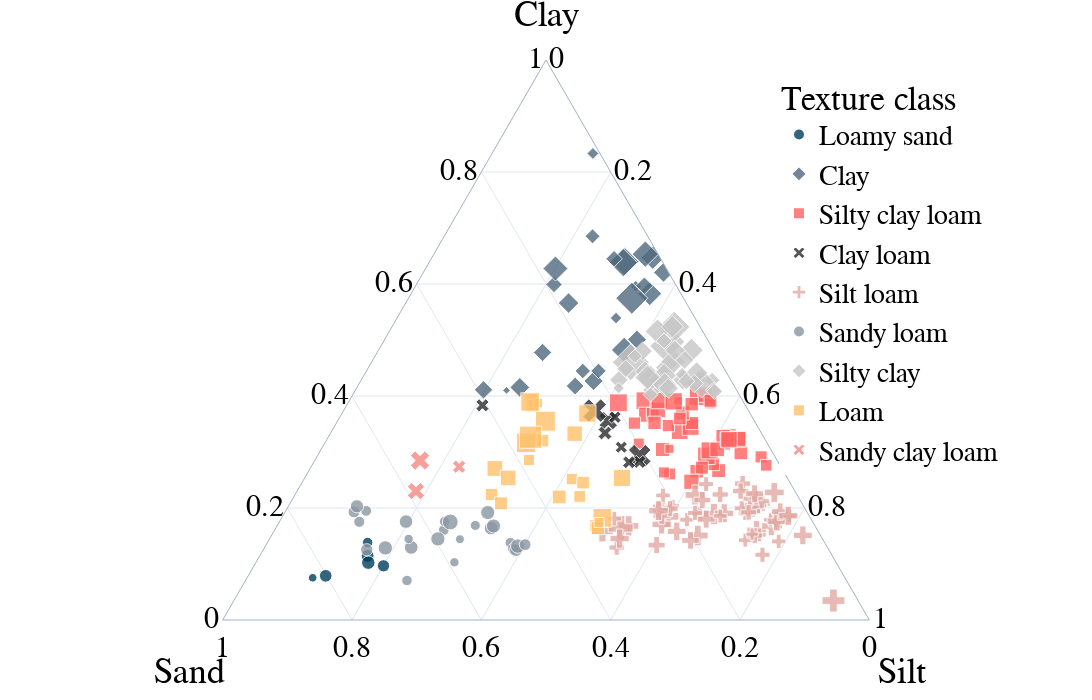

Write notebook code for a chart like this one.
### Code cell
import plotly.express as px

fig = px.scatter_ternary(texture, a="Clay", b="Sand", c="Silt", size="TOC_CHN", 
                         labels={'color' : 'Texture class', 'symbol' : ''},
    color=texture['Texture class'].astype(str),
    symbol=texture['Texture class'].astype(str),
    color_discrete_map={'loamy_sand':color1d, 
                        'clay' : color2d,
                        'silty_clay_loam' : color7d,
                        'clay_loam' : color9dgray,
                        'silt_loam' : color5d,
                        'sandy_loam' : color3d,
                        'silty_clay' : color4d,
                        'loam' : color8dyellow,
                        'sandy_clay_loam' : color6d},
    width=1200, height=700, 
    opacity=0.8,
    # title='Cluster distribution based on texture. Point size is Corg (g/kg).'
    )

fig.update_layout(
    font_family="Times New Roman",
    font_color="black",
    font_size=30,
    title_font_family="Times New Roman",
    title_font_color="black",
    legend_title_font_color="black",
    legend_font_size=28,
    legend_font_family = "Times New Roman",
    legend_title='Texture class',
    legend= {'itemsizing': 'constant'}
)

fig.update_layout(
                                template='plotly_white',
                                # plot_bgcolor='rgba(0, 0, 0, 0)',
                                # paper_bgcolor='rgba(0, 0, 0, 0)',
                            )
fig.update_xaxes(showgrid=True, gridwidth=7, gridcolor='LightGray')
fig.update_yaxes(showgrid=True, gridwidth=1, gridcolor='LightGray')

newnames = {'loamy_sand, loamy_sand': 'Loamy sand',
            'clay, clay': 'Clay',
            'silty_clay_loam, silty_clay_loam': 'Silty clay loam',
            'clay_loam, clay_loam': 'Clay loam',
            'silt_loam, silt_loam': 'Silt loam',
            'sandy_loam, sandy_loam': 'Sandy loam',
            'silty_clay, silty_clay': 'Silty clay',
            'loam, loam': 'Loam',
            'sandy_clay_loam, sandy_clay_loam': 'Sandy clay loam',
            }
fig.for_each_trace(lambda t: t.update(name = newnames[t.name],
                                      legendgroup = newnames[t.name],
                                      hovertemplate = t.hovertemplate.replace(t.name, newnames[t.name])
                                     )
                  )

fig.update_layout(legend=dict(
    yanchor="top",
    y=0.99,
    xanchor="left",
    x=0.75
))

fig.show()
# fig.write_image("technical_note/figures/texture.png")
# plt.savefig(os.path.join(figures_folder, 'texture_triangle_nclusters='+str(n_clusters_soil)+'_linkage='+ linkage+'.pdf'))

### Figure 1 — Plotly figure (JSON) as saved in the notebook; plotly's stock layout.template omitted (floating-point values rounded to 4 significant figures)
{"data": [{"a": [114.4, 102.4, 75.4, 138.4, 97.63, 78.9], "b": [718.6, 723.7, 823.1, 706.6, 709.2, 801.2], "c": [166.9, 174, 101.5, 155, 202.1, 119.9], "hovertemplate": "Texture class=loamy_sand<br>=loamy_sand<br>Clay=%{a}<br>Sand=%{b}<br>Silt=%{c}<br>TOC_CHN=%{marker.size}<extra></extra>", "legendgroup": "Loamy sand", "marker": {"color": "#003f5c", "opacity": 0.8, "size": [13.88, 14.89, 6.02, 8.74, 12.36, 13.06], "sizemode": "area", "sizeref": 0.1642, "symbol": "circle"}, "mode": "markers", "name": "Loamy sand", "showlegend": true, "subplot": "ternary", "type": "scatterternary"}, {"a": [596.1, 410.1, 426.9, 582.6, 640, 482.2, 574.6, 646.9, 599.1, 566, 411, 477.7, 539.2, 833.1, 444.7, 417.8, 620.7, 597, 653.4, 638.3, 415.4, 645, 500.7, 685.2, 444.8, 627.6], "b": [63.1, 356, 213, 48.3, 57.9, 138, 80, 11.4, 188.1, 182.1, 391.2, 266.4, 122.1, 10.9, 220.7, 246, 8, 49.4, 19.7, 61.4, 332.8, 72.2, 109, 85.4, 196.4, 171.6], "c": [340.8, 234, 360.2, 369.1, 302.2, 379.8, 345.4, 341.6, 212.8, 251.9, 197.9, 255.8, 338.7, 156, 334.6, 336.2, 371.4, 353.7, 327, 300.3, 251.8, 282.8, 390.3, 229.4, 358.8, 200.8], "hovertemplate": "Texture class=clay<br>=clay<br>Clay=%{a}<br>Sand=%{b}<br>Silt=%{c}<br>TOC_CHN=%{marker.size}<extra></extra>", "legendgroup": "Clay", "marker": {"color": "#4f697e", "opacity": 0.8, "size": [6.538, 2.96, 17.96, 27.71, 38.52, 31.54, 50.16, 26.64, 13.2, 20.6, 16.49, 16.48, 6.535, 6.882, 11.66, 15.49, 18.85, 14.8, 33.75, 39.09, 19.18, 13.32, 17.58, 11.0, 11.76, 30.5], "sizemode": "area", "sizeref": 0.1642, "symbol": "diamond"}, "mode": "markers", "name": "Clay", "showlegend": true, "subplot": "ternary", "type": "scatterternary"}, {"a": [391.1, 391.5, 400, 328.6, 366.6, 265.8, 368.2, 315, 266.7, 278.3, 337.3, 344.8, 351.7, 401.4, 293.2, 369.7, 314.6, 375.1, 260.8, 387.8, 302.9, 327.3, 272, 246.9, 386.8, 392, 263.5, 304.6, 291.3, 305.8, 347.1, 298.4, 276.1, 351.6, 391.6, 304.7, 385.3, 352.1, 390.4, 323, 323.4, 322.4, 322, 359.9], "b": [99.9, 151.3, 63.8, 52.4, 161.8, 134, 150.8, 199, 99.7, 102.7, 124.7, 103.9, 98.2, 53.2, 105.4, 104.4, 67, 139.6, 178.3, 194.1, 95.6, 62.3, 123, 151.6, 53.1, 128.8, 185.8, 167.4, 21.7, 156.2, 137.2, 49.4, 21.3, 187.6, 50, 83, 82, 156.1, 107.3, 41.7, 40.7, 58.7, 56, 113.1], "c": [509, 457.2, 536.2, 619, 471.5, 600.3, 481.1, 485.9, 633.5, 618.9, 538, 551.2, 550.1, 545.4, 601.4, 526, 618.4, 485.3, 561, 418, 601.5, 610.4, 605, 601.5, 560.1, 479.2, 550.7, 528.1, 687, 538, 515.7, 652.2, 702.6, 460.8, 558.5, 612.4, 532.7, 491.8, 502.3, 635.4, 636, 618.9, 621.9, 527.1], "hovertemplate": "Texture class=silty_clay_loam<br>=silty_clay_loam<br>Clay=%{a}<br>Sand=%{b}<br>Silt=%{c}<br>TOC_CHN=%{marker.size}<extra></extra>", "legendgroup": "Silty clay loam", "marker": {"color": "#ff6361", "opacity": 0.8, "size": [6.083, 25.79, 29.7, 17.14, 18.57, 15.18, 13.46, 9.96, 15.62, 14.0, 22.84, 23.52, 14.02, 16.68, 25.29, 16.48, 12.96, 19.68, 11.64, 26.2, 23.86, 17.35, 14.0, 19.16, 9.6, 22.58, 10.06, 16.48, 12.02, 6.819, 12.36, 15.42, 11.06, 12.26, 13.82, 17.66, 14.79, 14.58, 24.71, 22.26, 18.14, 16.26, 22.2, 13.3], "sizemode": "area", "sizeref": 0.1642, "symbol": "square"}, "mode": "markers", "name": "Silty clay loam", "showlegend": true, "subplot": "ternary", "type": "scatterternary"}, {"a": [293.4, 356.1, 308.6, 383.3, 333.9, 282.3, 281.7, 362.2, 374], "b": [208.3, 225.6, 229.2, 406.6, 241.8, 214.2, 230.7, 212.3, 237.6], "c": [498.2, 418.2, 462.1, 210, 424.3, 503.5, 487.5, 425.6, 388.4], "hovertemplate": "Texture class=clay_loam<br>=clay_loam<br>Clay=%{a}<br>Sand=%{b}<br>Silt=%{c}<br>TOC_CHN=%{marker.size}<extra></extra>", "legendgroup": "Clay loam", "marker": {"color": "#2a2b2d", "opacity": 0.8, "size": [32.86, 21.95, 9.48, 11.34, 12.37, 11.14, 10.68, 10.2, 35.62], "sizemode": "area", "sizeref": 0.1642, "symbol": "x"}, "mode": "markers", "name": "Clay loam", "showlegend": true, "subplot": "ternary", "type": "scatterternary"}, {"a": [148.2, 156.6, 157.9, 196.8, 190.5, 142.6, 152.1, 185, 193.9, 223.3, 203.5, 207.3, 34.7, 150.8, 133.8, 203.3, 243.6, 189, 222.4, 116.5, 140.4, 179.2, 166.8, 200.3, 163.2, 202.1, 169.2, 163.9, 186.6, 212.2, 241.3, 128.1, 202.8, 202.5, 187.8, 185.2, 201.1, 208.7, 156.1, 144.0, 139.5, 216.8, 180.1, 181.1, 179, 199, 199.4, 218.1, 192.3, 177.4, 227.8, 224.2, 230.2, 174.2, 185.7, 185.8, 195.2, 151.2, 176.3, 225.5, 193.6, 186.1, 153.4, 181.1, 191.3], "b": [186.5, 92.19, 331.3, 79.21, 96.8, 120.5, 94, 219.7, 222.8, 157.7, 202.1, 60.7, 38.1, 101.8, 262, 224.3, 74.1, 167.6, 207.8, 107, 70, 192.4, 286.0, 80.38, 300.1, 71.16, 233.4, 65.89, 143.8, 149.6, 130.4, 322.6, 67.9, 68.82, 127.2, 225.6, 75.77, 59.52, 215.5, 310.3, 201.7, 75.9, 162.3, 52.6, 63.1, 208.5, 97.7, 66.2, 90.4, 49.7, 33.1, 118.5, 83.9, 58.3, 30.3, 137.6, 228.3, 27.2, 54.9, 64.7, 41.1, 32.2, 104.6, 303.8, 173.7], "c": [647.6, 728.8, 504.8, 707.9, 712.8, 736.8, 753.9, 595.2, 583.4, 619, 594.4, 732, 927.1, 747.4, 604.1, 572.4, 682.4, 643.5, 569.7, 776.5, 789.6, 628.4, 539.6, 703.6, 529.5, 710.8, 587.5, 746.6, 655.8, 628.5, 623.1, 538.8, 713.4, 712.6, 670.3, 581.2, 707.5, 716.0, 614.3, 535.8, 640.5, 707.3, 657.7, 766.3, 758, 592.5, 702.8, 715.7, 717.3, 773, 739.1, 657.3, 685.9, 767.5, 784, 676.6, 576.5, 821.7, 768.9, 709.9, 765.3, 781.8, 742, 515.2, 635], "hovertemplate": "Texture class=silt_loam<br>=silt_loam<br>Clay=%{a}<br>Sand=%{b}<br>Silt=%{c}<br>TOC_CHN=%{marker.size}<extra></extra>", "legendgroup": "Silt loam", "marker": {"color": "#e1a9a3", "opacity": 0.8, "size": [24.22, 21.32, 26.98, 19.54, 11.66, 10.98, 10.7, 30.04, 23.35, 22.97, 10.48, 12.42, 30.08, 14.48, 16.58, 8.46, 14.94, 14.52, 12.01, 13.08, 11.8, 11.86, 23.72, 19.8, 35.44, 21.71, 21.07, 21.68, 26.0, 16.6, 12.6, 13.52, 19.54, 18.68, 20.71, 17.84, 18.11, 13.56, 19.82, 21.09, 17.58, 13.88, 18.58, 17.86, 11.24, 14.38, 13.08, 11.68, 14.08, 15.24, 22.58, 14.98, 15.16, 11.1, 10.68, 11.02, 21.96, 20.16, 21.7, 18.18, 17.18, 20.86, 8.86, 11.96, 12.88], "sizemode": "area", "sizeref": 0.1642, "symbol": "cross"}, "mode": "markers", "name": "Silt loam", "showlegend": true, "subplot": "ternary", "type": "scatterternary"}, {"a": [103, 138.1, 127.2, 164, 191.9, 167.9, 70.6, 124.7, 129.6, 194.9, 128.7, 144.2, 160.8, 175.4, 125.4, 144.8, 132, 168.9, 144.7, 175.8, 193, 203, 134.6, 175, 175.7], "b": [590.1, 486.2, 487.2, 503, 494.2, 497.2, 679.7, 484.2, 643.6, 680.6, 684.2, 561, 577.6, 701.1, 714.5, 594.8, 477.7, 524.9, 640.1, 569, 700.4, 690.8, 464.9, 560.5, 628.6], "c": [306.8, 375.7, 385.6, 333, 313.9, 334.9, 249.7, 391.1, 226.8, 124.5, 187.2, 294.8, 261.6, 123.5, 160.1, 260.4, 390.3, 306.2, 215.2, 255.3, 106.6, 106.2, 400.5, 264.5, 195.7], "hovertemplate": "Texture class=sandy_loam<br>=sandy_loam<br>Clay=%{a}<br>Sand=%{b}<br>Silt=%{c}<br>TOC_CHN=%{marker.size}<extra></extra>", "legendgroup": "Sandy loam", "marker": {"color": "#8a96a2", "opacity": 0.8, "size": [7.16, 9.08, 10.18, 15.16, 16.42, 16.3, 8.98, 13.18, 15.46, 9.578, 16.88, 6.54, 9.38, 10.05, 12.39, 16.73, 17.04, 8.26, 7.26, 8.88, 11.6, 14.38, 11.33, 20.58, 15.06], "sizemode": "area", "sizeref": 0.1642, "symbol": "circle"}, "mode": "markers", "name": "Sandy loam", "showlegend": true, "subplot": "ternary", "type": "scatterternary"}, {"a": [457.8, 428.8, 428.7, 429.7, 428.2, 422.3, 450.7, 496.9, 441, 489.1, 461.2, 460.2, 523.6, 481.9, 410.8, 515.4, 443.9, 431.5, 402.7, 464.7, 438.5, 414.2, 436.1, 429.4, 433.2, 488.6, 480.1, 410.2, 408.2, 498.3, 422.5, 523.6, 448.7, 420.2, 413.9, 481.4, 426.4, 471], "b": [79.2, 172.8, 73.7, 49.9, 29, 48.2, 91.6, 51.9, 46.5, 70.8, 72.8, 138.8, 39.8, 34.2, 130.6, 69.7, 124.7, 122.7, 136.8, 53.4, 70.2, 180.6, 99.37, 115.5, 126.5, 62.2, 110.2, 36.2, 35.2, 68.3, 59.5, 42.8, 152.3, 106.3, 103.8, 59.8, 69.7, 126.9], "c": [463, 398.4, 497.6, 520.3, 542.9, 529.6, 457.7, 451.3, 512.5, 440.1, 466, 401, 436.6, 484, 458.6, 414.9, 431.4, 445.9, 460.5, 481.9, 491.3, 405.2, 464.6, 455.2, 440.3, 449.2, 409.7, 553.6, 556.6, 433.4, 518, 433.6, 399, 473.5, 482.3, 458.8, 503.9, 402], "hovertemplate": "Texture class=silty_clay<br>=silty_clay<br>Clay=%{a}<br>Sand=%{b}<br>Silt=%{c}<br>TOC_CHN=%{marker.size}<extra></extra>", "legendgroup": "Silty clay", "marker": {"color": "#c6c6c6", "opacity": 0.8, "size": [12.39, 16.63, 20.15, 13.38, 12.04, 41.18, 14.86, 18.02, 24.44, 47.5, 30.0, 65.68, 47.44, 27.52, 16.94, 29.95, 20.64, 33.13, 10.9, 17.5, 9.7, 6.635, 30.2, 11.66, 30.1, 14.8, 17.22, 12.82, 12.8, 12.48, 16.5, 24.56, 15.6, 28.32, 19.65, 20.0, 13.8, 10.15], "sizemode": "area", "sizeref": 0.1642, "symbol": "diamond"}, "mode": "markers", "name": "Silty clay", "showlegend": true, "subplot": "ternary", "type": "scatterternary"}, {"a": [332.8, 251.6, 270.5, 285.6, 224.2, 392.1, 382.9, 182.4, 208.4, 168.9, 245.3, 355, 387.3, 320.3, 316.3, 164.3, 219.7, 389.3, 253.7, 368.8, 220.6, 326.4, 174.2, 253.6], "b": [289.3, 334.1, 443.8, 383.6, 472.1, 326.7, 329.8, 321.7, 465.4, 338.5, 320, 323.4, 319.2, 345.1, 372.6, 337.6, 369.7, 330, 431.6, 251.6, 337.6, 360.5, 330.9, 255.8], "c": [377.9, 414.3, 285.7, 330.7, 303.7, 281.2, 287.3, 495.9, 326.2, 492.6, 434.7, 321.6, 293.5, 334.6, 311, 498.1, 410.5, 280.7, 314.7, 379.6, 441.8, 313, 494.8, 490.6], "hovertemplate": "Texture class=loam<br>=loam<br>Clay=%{a}<br>Sand=%{b}<br>Silt=%{c}<br>TOC_CHN=%{marker.size}<extra></extra>", "legendgroup": "Loam", "marker": {"color": "#ffc16a", "opacity": 0.8, "size": [19.58, 10.55, 20.42, 10.22, 12.18, 13.88, 13.12, 28.72, 13.58, 12, 13.06, 32.78, 7.58, 12.86, 31.02, 14.48, 15.48, 28.22, 20.0, 24.54, 11.19, 40.44, 7.98, 24.2], "sizemode": "area", "sizeref": 0.1642, "symbol": "square"}, "mode": "markers", "name": "Loam", "showlegend": true, "subplot": "ternary", "type": "scatterternary"}, {"a": [284.8, 230.2, 273.8], "b": [552.3, 586, 497.5], "c": [162.8, 183.8, 228.7], "hovertemplate": "Texture class=sandy_clay_loam<br>=sandy_clay_loam<br>Clay=%{a}<br>Sand=%{b}<br>Silt=%{c}<br>TOC_CHN=%{marker.size}<extra></extra>", "legendgroup": "Sandy clay loam", "marker": {"color": "#f38982", "opacity": 0.8, "size": [24.12, 19.04, 11.36], "sizemode": "area", "sizeref": 0.1642, "symbol": "x"}, "mode": "markers", "name": "Sandy clay loam", "showlegend": true, "subplot": "ternary", "type": "scatterternary"}], "layout": {"font": {"color": "black", "family": "Times New Roman", "size": 30}, "height": 700, "legend": {"font": {"family": "Times New Roman", "size": 28}, "itemsizing": "constant", "title": {"text": "Texture class"}, "tracegroupgap": 0, "x": 0.75, "xanchor": "left", "y": 0.99, "yanchor": "top"}, "margin": {"t": 60}, "ternary": {"aaxis": {"title": {"text": "Clay"}}, "baxis": {"title": {"text": "Sand"}}, "caxis": {"title": {"text": "Silt"}}, "domain": {"x": [0, 1], "y": [0, 1]}}, "title": {"font": {"color": "black", "family": "Times New Roman"}}, "width": 1200, "xaxis": {"gridcolor": "LightGray", "gridwidth": 7, "showgrid": true}, "yaxis": {"gridcolor": "LightGray", "gridwidth": 1, "showgrid": true}}}
